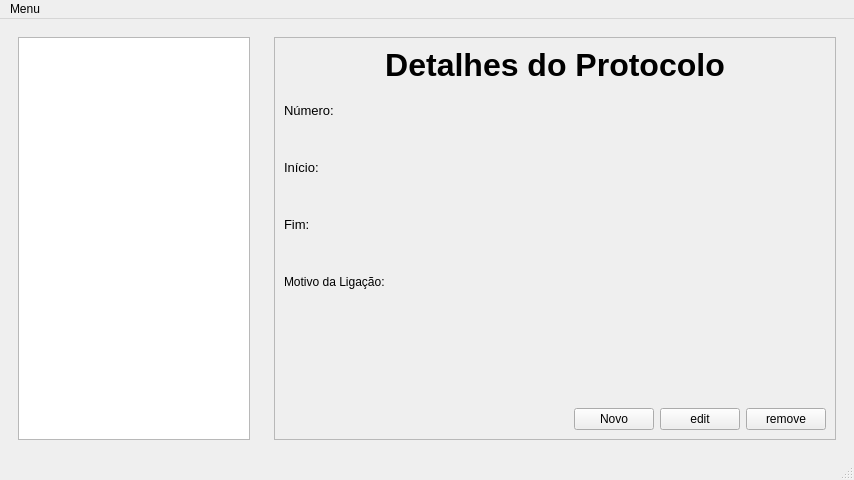
<?xml version="1.0" encoding="UTF-8"?>
<ui version="4.0">
 <class>MainWindow</class>
 <widget class="QMainWindow" name="MainWindow">
  <property name="geometry">
   <rect>
    <x>0</x>
    <y>0</y>
    <width>854</width>
    <height>480</height>
   </rect>
  </property>
  <property name="windowTitle">
   <string>MainWindow</string>
  </property>
  <widget class="QWidget" name="centralwidget">
   <layout class="QHBoxLayout" name="horizontalLayout">
    <item>
     <widget class="QWidget" name="widget" native="true">
      <property name="maximumSize">
       <size>
        <width>250</width>
        <height>16777215</height>
       </size>
      </property>
      <layout class="QHBoxLayout" name="horizontalLayout_2">
       <item>
        <widget class="QListWidget" name="listProtocolo"/>
       </item>
      </layout>
     </widget>
    </item>
    <item>
     <widget class="QWidget" name="widget_2" native="true">
      <layout class="QHBoxLayout" name="horizontalLayout_3">
       <item>
        <widget class="QScrollArea" name="scrollArea">
         <property name="widgetResizable">
          <bool>true</bool>
         </property>
         <widget class="QWidget" name="scrollAreaWidgetContents">
          <property name="geometry">
           <rect>
            <x>0</x>
            <y>0</y>
            <width>560</width>
            <height>398</height>
           </rect>
          </property>
          <layout class="QVBoxLayout" name="verticalLayout_5">
           <item>
            <widget class="QLabel" name="label">
             <property name="maximumSize">
              <size>
               <width>16777215</width>
               <height>50</height>
              </size>
             </property>
             <property name="font">
              <font>
               <pointsize>24</pointsize>
               <weight>75</weight>
               <bold>true</bold>
              </font>
             </property>
             <property name="text">
              <string>Detalhes do Protocolo</string>
             </property>
             <property name="alignment">
              <set>Qt::AlignHCenter|Qt::AlignTop</set>
             </property>
            </widget>
           </item>
           <item>
            <layout class="QVBoxLayout" name="verticalLayout">
             <item>
              <widget class="QLabel" name="label_2">
               <property name="maximumSize">
                <size>
                 <width>16777215</width>
                 <height>15</height>
                </size>
               </property>
               <property name="font">
                <font>
                 <pointsize>10</pointsize>
                 <weight>50</weight>
                 <bold>false</bold>
                </font>
               </property>
               <property name="text">
                <string>Número:</string>
               </property>
              </widget>
             </item>
             <item>
              <widget class="QLabel" name="lbNumber">
               <property name="maximumSize">
                <size>
                 <width>16777215</width>
                 <height>30</height>
                </size>
               </property>
               <property name="font">
                <font>
                 <pointsize>18</pointsize>
                 <weight>75</weight>
                 <italic>false</italic>
                 <bold>true</bold>
                </font>
               </property>
               <property name="text">
                <string/>
               </property>
               <property name="alignment">
                <set>Qt::AlignLeading|Qt::AlignLeft|Qt::AlignTop</set>
               </property>
               <property name="textInteractionFlags">
                <set>Qt::LinksAccessibleByMouse|Qt::TextSelectableByKeyboard|Qt::TextSelectableByMouse</set>
               </property>
              </widget>
             </item>
            </layout>
           </item>
           <item>
            <layout class="QVBoxLayout" name="verticalLayout_2">
             <item>
              <widget class="QLabel" name="label_4">
               <property name="maximumSize">
                <size>
                 <width>16777215</width>
                 <height>15</height>
                </size>
               </property>
               <property name="font">
                <font>
                 <pointsize>10</pointsize>
                 <weight>50</weight>
                 <bold>false</bold>
                </font>
               </property>
               <property name="text">
                <string>Início:</string>
               </property>
              </widget>
             </item>
             <item>
              <widget class="QLabel" name="lbStart">
               <property name="maximumSize">
                <size>
                 <width>16777215</width>
                 <height>30</height>
                </size>
               </property>
               <property name="font">
                <font>
                 <pointsize>18</pointsize>
                 <weight>75</weight>
                 <italic>false</italic>
                 <bold>true</bold>
                </font>
               </property>
               <property name="text">
                <string/>
               </property>
               <property name="alignment">
                <set>Qt::AlignLeading|Qt::AlignLeft|Qt::AlignTop</set>
               </property>
               <property name="textInteractionFlags">
                <set>Qt::LinksAccessibleByMouse|Qt::TextSelectableByKeyboard|Qt::TextSelectableByMouse</set>
               </property>
              </widget>
             </item>
            </layout>
           </item>
           <item>
            <layout class="QVBoxLayout" name="verticalLayout_3">
             <item>
              <widget class="QLabel" name="label_6">
               <property name="maximumSize">
                <size>
                 <width>16777215</width>
                 <height>15</height>
                </size>
               </property>
               <property name="font">
                <font>
                 <pointsize>10</pointsize>
                 <weight>50</weight>
                 <bold>false</bold>
                </font>
               </property>
               <property name="text">
                <string>Fim:</string>
               </property>
              </widget>
             </item>
             <item>
              <widget class="QLabel" name="lbEnd">
               <property name="maximumSize">
                <size>
                 <width>16777215</width>
                 <height>30</height>
                </size>
               </property>
               <property name="font">
                <font>
                 <pointsize>18</pointsize>
                 <weight>75</weight>
                 <italic>false</italic>
                 <bold>true</bold>
                </font>
               </property>
               <property name="text">
                <string/>
               </property>
               <property name="alignment">
                <set>Qt::AlignLeading|Qt::AlignLeft|Qt::AlignTop</set>
               </property>
               <property name="textInteractionFlags">
                <set>Qt::LinksAccessibleByMouse|Qt::TextSelectableByKeyboard|Qt::TextSelectableByMouse</set>
               </property>
              </widget>
             </item>
            </layout>
           </item>
           <item>
            <layout class="QVBoxLayout" name="verticalLayout_4">
             <item>
              <widget class="QLabel" name="label_8">
               <property name="maximumSize">
                <size>
                 <width>16777215</width>
                 <height>15</height>
                </size>
               </property>
               <property name="text">
                <string>Motivo da Ligação: </string>
               </property>
              </widget>
             </item>
             <item>
              <widget class="QLabel" name="lbReason">
               <property name="font">
                <font>
                 <pointsize>14</pointsize>
                </font>
               </property>
               <property name="text">
                <string/>
               </property>
               <property name="alignment">
                <set>Qt::AlignJustify|Qt::AlignVCenter</set>
               </property>
               <property name="wordWrap">
                <bool>true</bool>
               </property>
               <property name="textInteractionFlags">
                <set>Qt::LinksAccessibleByMouse|Qt::TextSelectableByKeyboard|Qt::TextSelectableByMouse</set>
               </property>
              </widget>
             </item>
            </layout>
           </item>
           <item>
            <layout class="QHBoxLayout" name="horizontalLayout_4">
             <item>
              <spacer name="horizontalSpacer">
               <property name="orientation">
                <enum>Qt::Horizontal</enum>
               </property>
               <property name="sizeHint" stdset="0">
                <size>
                 <width>40</width>
                 <height>20</height>
                </size>
               </property>
              </spacer>
             </item>
             <item>
              <widget class="QPushButton" name="btnNew">
               <property name="text">
                <string>Novo</string>
               </property>
              </widget>
             </item>
             <item>
              <widget class="QPushButton" name="btnEdit">
               <property name="text">
                <string>edit</string>
               </property>
              </widget>
             </item>
             <item>
              <widget class="QPushButton" name="btnRemove">
               <property name="text">
                <string>remove</string>
               </property>
              </widget>
             </item>
            </layout>
           </item>
          </layout>
         </widget>
        </widget>
       </item>
      </layout>
     </widget>
    </item>
   </layout>
  </widget>
  <widget class="QMenuBar" name="menubar">
   <property name="geometry">
    <rect>
     <x>0</x>
     <y>0</y>
     <width>854</width>
     <height>22</height>
    </rect>
   </property>
   <widget class="QMenu" name="menuArquivo">
    <property name="title">
     <string>Menu</string>
    </property>
    <addaction name="actionNovo"/>
    <addaction name="separator"/>
    <addaction name="actionSobre"/>
    <addaction name="separator"/>
    <addaction name="actionFechar"/>
   </widget>
   <addaction name="menuArquivo"/>
  </widget>
  <widget class="QStatusBar" name="statusbar"/>
  <action name="actionNovo">
   <property name="text">
    <string>Novo</string>
   </property>
  </action>
  <action name="actionSobre">
   <property name="text">
    <string>Sobre</string>
   </property>
  </action>
  <action name="actionFechar">
   <property name="text">
    <string>Fechar</string>
   </property>
  </action>
 </widget>
 <resources/>
 <connections/>
</ui>
